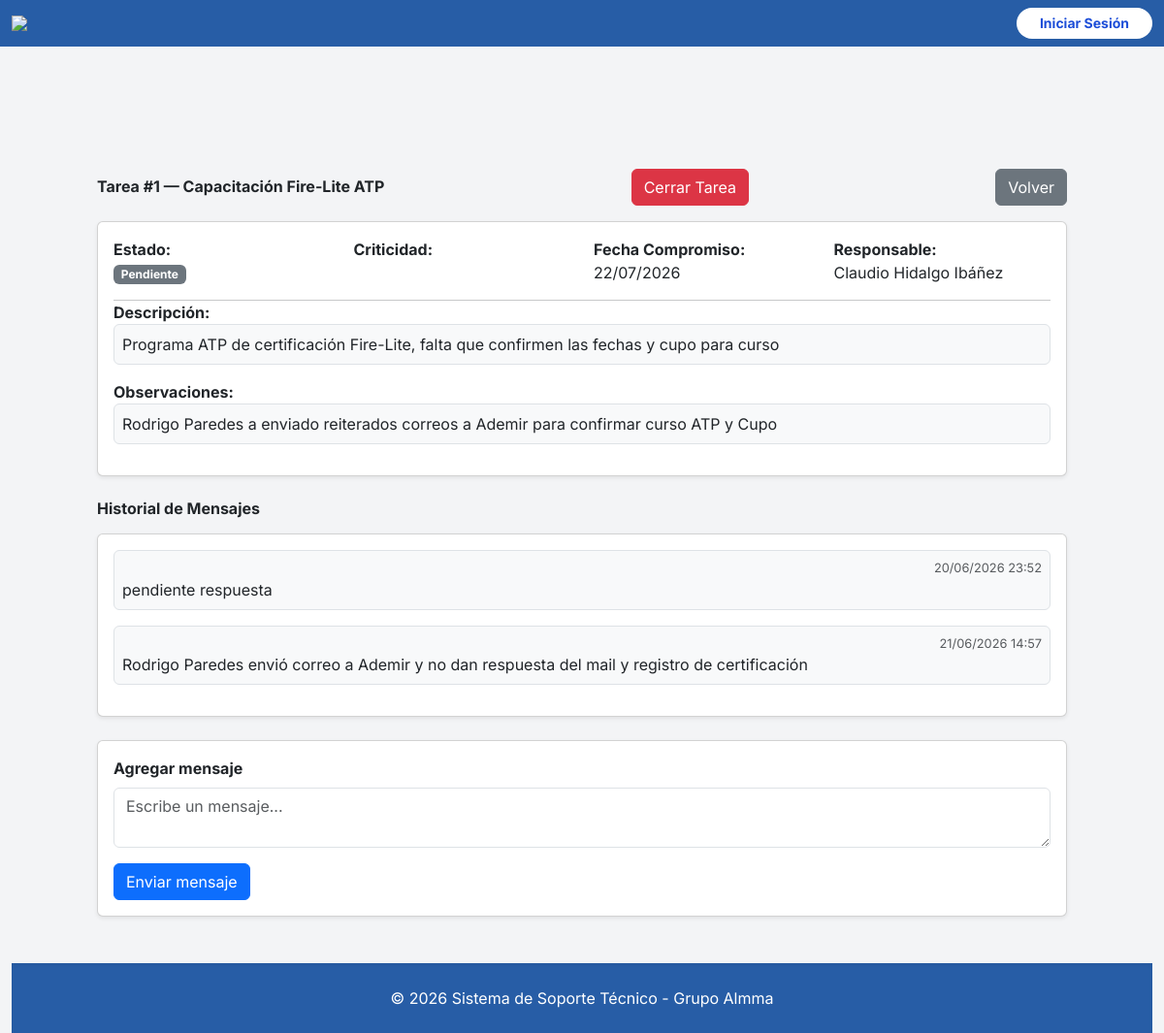
The app's page /tareas/1/ with its own data.
### gestor_tareas/models.py (models this page shows, shortened)
class Tarea(models.Model):
    ESTADOS = [
        ("pendiente", "Pendiente"),
        ("en_progreso", "En progreso"),
        ("completada", "Completada"),
        ("atrasada", "Atrasada"),
    ]
    CRITICIDAD = [
        ("baja", "Baja"),
        ("media", "Media"),
        ("alta", "Alta"),
        ("critica", "Crítica"),
    ]
    titulo = models.CharField(max_length=200)
    descripcion = models.TextField(blank=True, null=True)
    fecha_creacion = models.DateTimeField(auto_now_add=True)
    fecha_compromiso = models.DateField()
    fecha_cierre = models.DateTimeField(blank=True, null=True)
    estado = models.CharField(max_length=20, choices=ESTADOS, default="Pendiente")
    criticidad = models.CharField(max_length=20, choices=CRITICIDAD, default="media")
    responsable = models.ForeignKey(
        User,
        on_delete=models.SET_NULL,
        null=True,
        related_name="tareas_asignadas"
    )
    creado_por = models.ForeignKey(
        User,
        on_delete=models.SET_NULL,
        null=True,
        related_name="tareas_creadas"
    )
    observaciones = models.TextField(blank=True, null=True)
    AREAS = [
    ("soporte", "Soporte"),
    ("comercial", "Comercial"),
    ("operaciones", "Operaciones"),
    ("administracion", "Administración"),
    ("logistica", "Logística"),
    ("ti", "TI"),
    ("almmadigital", "AlmmaDigital"),
]
    area = models.CharField(max_length=30, choices=AREAS, default="soporte")
    class Meta:
        ordering = ["-fecha_creacion"]
    @property
    def color_criticidad(self):
        return {
            "baja": "success",
            "media": "warning",
            "alta": "orange",
            "critica": "danger",
        }.get(self.criticidad, "secondary")

class TareaMensaje(models.Model):
    tarea = models.ForeignKey(Tarea, on_delete=models.CASCADE, related_name="mensajes")
    usuario = models.ForeignKey(User, on_delete=models.SET_NULL, null=True)
    mensaje = models.TextField()
    fecha = models.DateTimeField(auto_now_add=True)
    class Meta:
        ordering = ["fecha"]

### gestor_tareas/views.py (the view)
# urls.py: path("tareas/<int:tarea_id>/", detalle_tarea, name="detalle_tarea"),
def detalle_tarea(request, tarea_id):
    tarea = get_object_or_404(Tarea, id=tarea_id)
    mensajes = tarea.mensajes.all()
    form_mensaje = TareaMensajeForm()
    return render(request, "tareas/detalle_tarea.html", {
        "tarea": tarea,
        "mensajes": mensajes,
        "form_mensaje": form_mensaje,
    })

### gestor_tareas/forms.py
class TareaMensajeForm(forms.ModelForm):
    class Meta:
        model = TareaMensaje
        fields = ["mensaje"]
        widgets = {
            "mensaje": forms.Textarea(attrs={
                "class": "form-control",
                "rows": 2,
                "placeholder": "Escribe un mensaje..."
            }),
        }

### gestion_tickets/context_processors.py (called while the page is built)
def contador_tickets(request):
    if request.user.is_authenticated:
        pendientes = Ticket.objects.filter(estado='abierto').count()
    else:
        pendientes = 0
    return {'tickets_pendientes': pendientes}

### gestor_tareas/templates/tareas/detalle_tarea.html (shortened to what this page needs)
{% extends "base/base.html" %}
{% load static %}
{% block content %}
<div class="container mt-4">
    <div class="d-flex justify-content-between align-items-center mb-3">
        <h3 class="fw-bold">Tarea #{{ tarea.id }} — {{ tarea.titulo }}</h3>
        <a href="{% url 'cerrar_tarea' tarea.id %}" class="btn btn-danger">
            Cerrar Tarea
        </a>
        <a href="{% url 'listar_tareas' %}" class="btn btn-secondary">
            Volver
        </a>
    </div>
    <div class="card shadow-sm mb-4">
        <div class="card-body">
            <div class="row mb-3">
                <div class="col-md-3">
                    <label class="fw-bold">Estado:</label><br>
                    <span class="badge bg-secondary">{{ tarea.get_estado_display }}</span>
                </div>
                <div class="col-md-3">
                    <label class="fw-bold">Criticidad:</label><br>
                    <span class="badge bg-{{ tarea.color_criticidad }}">
                    </span>
                </div>
                <div class="col-md-3">
                    <label class="fw-bold">Fecha Compromiso:</label><br>
                    {{ tarea.fecha_compromiso|date:"d/m/Y" }}
                </div>
                <div class="col-md-3">
                    <label class="fw-bold">Responsable:</label><br>
                    {% if tarea.responsable %}
                        {{ tarea.responsable.first_name }} {{ tarea.responsable.last_name }}
                    {% else %}
                        <span class="text-muted">Sin asignar</span>
                    {% endif %}
                </div>
            </div>
            <hr>
            <div class="mb-3">
                <label class="fw-bold">Descripción:</label>
                <div class="border rounded p-2 bg-light">
                    {{ tarea.descripcion|default:"Sin descripción" }}
                </div>
            </div>
            <div class="mb-3">
                <label class="fw-bold">Observaciones:</label>
                <div class="border rounded p-2 bg-light">
                    {{ tarea.observaciones|default:"Sin observaciones" }}
                </div>
            </div>
        </div>
    </div>
    <h5 class="fw-bold mb-3">Historial de Mensajes</h5>
    <div class="card shadow-sm mb-4">
        <div class="card-body" style="max-height: 350px; overflow-y: auto;">
            {% for msg in mensajes %}
            <div class="mb-3 p-2 border rounded bg-light">
                <div class="d-flex justify-content-between">
                    <small class="text-muted">{{ msg.fecha|date:"d/m/Y H:i" }}</small>
                </div>
                <div>{{ msg.mensaje }}</div>
            </div>
            {% empty %}
            <p class="text-muted">No hay mensajes aún.</p>
            {% endfor %}
        </div>
    </div>
    <div class="card shadow-sm mb-5">
        <div class="card-body">
            <form method="POST" action="{% url 'agregar_mensaje_tarea' tarea.id %}">
                <div class="mb-3">
                    <label class="form-label fw-bold">Agregar mensaje</label>
                    {{ form_mensaje.mensaje }}
                </div>
                <button type="submit" class="btn btn-primary">Enviar mensaje</button>
            </form>
        </div>
    </div>
</div>
{% endblock %}

### gestion_tickets/templates/base/base.html (style rules this page uses)
body { font-family: 'Inter', sans-serif; background-color: #f3f4f6; }

### records on screen
Tarea: id "1", titulo "Capacitación Fire-Lite ATP", estado "Pendiente", fecha_compromiso "22/07/2026", responsable.first_name "Claudio", responsable.last_name "Hidalgo Ibáñez", descripcion "Programa ATP de certificación Fire-Lite, falta que confirmen las fechas y cupo para curso", observaciones "Rodrigo Paredes a enviado reiterados correos a Ademir para confirmar curso ATP y Cupo"
TareaMensaje: fecha "20/06/2026 23:52", mensaje "pendiente respuesta"
TareaMensaje: fecha "21/06/2026 14:57", mensaje "Rodrigo Paredes envió correo a Ademir y no dan respuesta del mail y registro de certificación"
